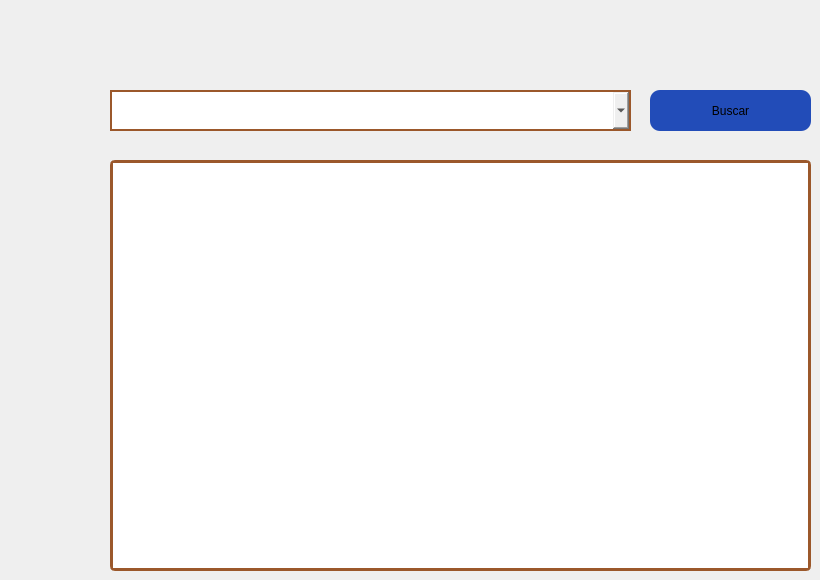
            <widget class="QWidget" name="tab_21">
             <attribute name="title">
              <string>Tipo de equipamiento</string>
             </attribute>
             <widget class="QPushButton" name="buscarTipo_4">
              <property name="geometry">
               <rect>
                <x>650</x>
                <y>90</y>
                <width>161</width>
                <height>41</height>
               </rect>
              </property>
              <property name="styleSheet">
               <string notr="true">border-radius: 10px;
background-color: rgb(38, 96, 255);
background-color: rgb(34, 76, 184);</string>
              </property>
              <property name="text">
               <string>Buscar</string>
              </property>
             </widget>
             <widget class="QTextEdit" name="tResultadoS_3">
              <property name="enabled">
               <bool>true</bool>
              </property>
              <property name="geometry">
               <rect>
                <x>110</x>
                <y>160</y>
                <width>701</width>
                <height>411</height>
               </rect>
              </property>
              <property name="font">
               <font>
                <family>Adwaita Sans</family>
                <pointsize>12</pointsize>
               </font>
              </property>
              <property name="cursor" stdset="0">
               <cursorShape>IBeamCursor</cursorShape>
              </property>
              <property name="styleSheet">
               <string notr="true">border: unset;
color: rgb(0, 0, 0);
border-radius: 5px;
border: 3px solid rgba(155, 88, 43, 1.0);
</string>
              </property>
              <property name="verticalScrollBarPolicy">
               <enum>Qt::ScrollBarPolicy::ScrollBarAsNeeded</enum>
              </property>
              <property name="readOnly">
               <bool>true</bool>
              </property>
             </widget>
             <widget class="QComboBox" name="sEquipamiento">
              <property name="geometry">
               <rect>
                <x>110</x>
                <y>90</y>
                <width>521</width>
                <height>41</height>
               </rect>
              </property>
              <property name="styleSheet">
               <string notr="true">border: 2px solid rgb(155, 88, 43);
color: rgb(0, 0, 0);</string>
              </property>
             </widget>
            </widget>
